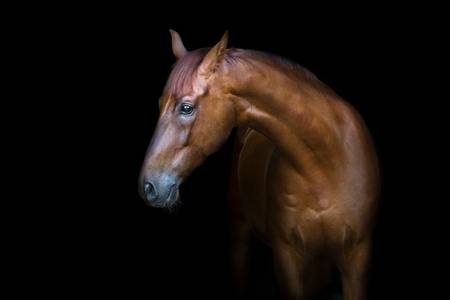
#> input picture OpenCV using Python/Images/horse.jpeg, 450 x 300 px
$ jupyter execute --allow-errors Histograms.ipynb   (shell and % lines are left out)
#> lines starting #> are read from the running program, lines starting #| are printed output that depends on the picture
[cell 1]
import cv2
import numpy as np
import matplotlib.pyplot as plt

[cell 2]
img = cv2.imread('Images/horse.jpeg')
#> img is the input picture: shape (300, 450, 3); mean B, G, R 12.5, 17, 24.5
img_cvt = cv2.cvtColor(img,cv2.COLOR_BGR2RGB)
plt.imshow(img_cvt)

[cell 3]
result = cv2.calcHist([img],channels=[0],mask=None,histSize=[256],ranges=[0,256])
#> result = 256 values, max 88917 at index 1, min 0 at index 199, mean 527.3

[cell 4]
result
#> Out has the same summary as result

[cell 5]
plt.plot(result)
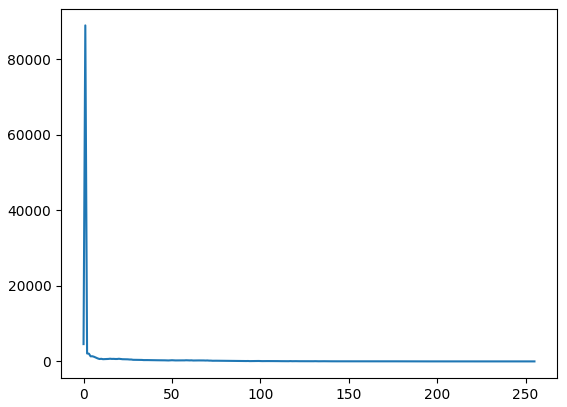
#> figure drawn by matplotlib, 1 panel; curve peaks at x = 1, y = 88917

[cell 6]
result = cv2.calcHist([img_cvt],channels=[0],mask=None,histSize=[256],ranges=[0,256])
#> result = 256 values, max 88056 at index 1, min 0 at index 237, mean 527.3

[cell 7]
plt.plot(result)
#> figure, not shown here; curve peaks at x = 1, y = 88056

[cell 8]
col = ('b','g','r')

for i,color in enumerate(col):
    res = cv2.calcHist([img_cvt],channels=[i],mask=None,histSize=[256],ranges=[0,256])
    plt.plot(res)
    plt.xlim(0,50)
    plt.ylim(0,2500)

plt.title("Histogram of Horse")
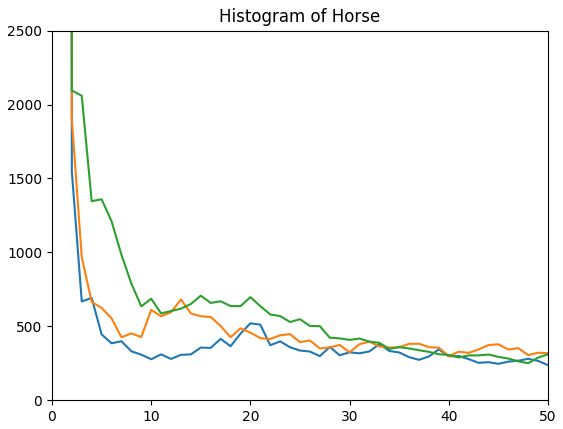
#> figure drawn by matplotlib, 1 panel; curve peaks at x = 1, y = 88056; curve peaks at x = 1, y = 89199; curve peaks at x = 1, y = 88917

[cell 9]
plt.imshow(img[:,:,2])
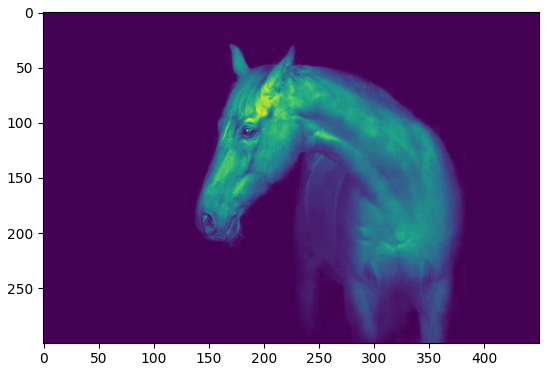
#> figure drawn by matplotlib, 1 panel

[cell 10]
dark_red = cv2.imread('Images/dark_red.jpg')
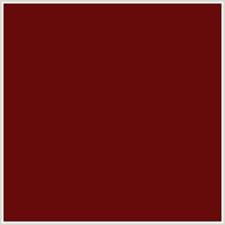
#> input picture OpenCV using Python/Images/dark_red.jpg, 225 x 225 px
#> dark_red is the input picture: shape (225, 225, 3); mean B, G, R 23.4, 24.5, 109.8
dark_red_cvt = cv2.cvtColor(dark_red,cv2.COLOR_BGR2RGB)
plt.imshow(dark_red_cvt)

[cell 11]
dark_red_hist = cv2.calcHist([dark_red],channels=[2],mask=None,histSize=[256],ranges=[0,256])
#> dark_red_hist = 256 values, max 37411 at index 102, min 0 at index 0, mean 197.8
plt.plot(dark_red_hist)
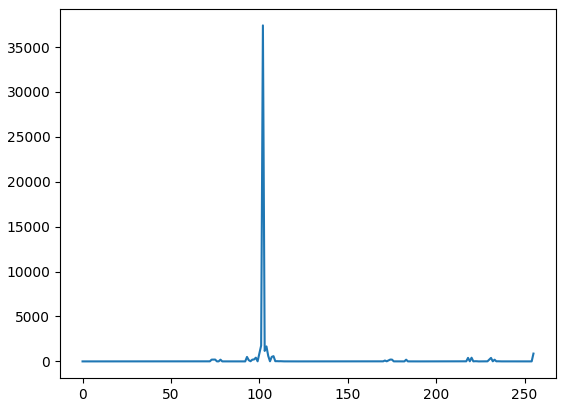
#> figure drawn by matplotlib, 1 panel; curve peaks at x = 102, y = 37411

[cell 12]
light_red = cv2.imread('Images/light_red.jpeg')
#> (the rest of this cell did not finish here and is left out)

#> (a cell that did not finish here is left out)

[cell 14]
# Masking images and calculating Histogram for the given ROI

img = cv2.imread('Images/rainbow.jpg')
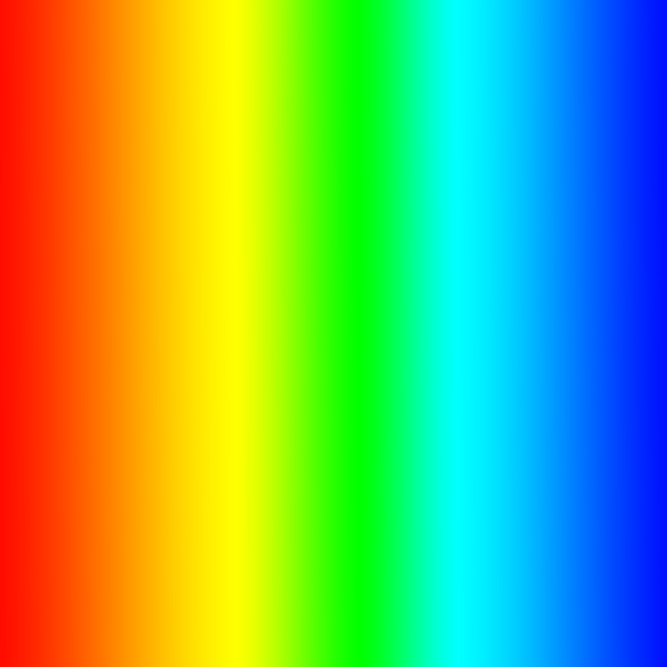
#> input picture OpenCV using Python/Images/rainbow.jpg, 1333 x 1333 px (shown at 1/2 size)
#> img is the input picture: shape (1333, 1333, 3); mean B, G, R 98.9, 177.2, 113.6
img_cvt = cv2.cvtColor(img,cv2.COLOR_BGR2RGB)
#> img_cvt: shape (1333, 1333, 3)
plt.imshow(img_cvt)

[cell 15]
img.shape
#> Out = (1333, 1333, 3)

[cell 16]
mask = np.zeros(img.shape[:2],np.uint8)
mask_cvt = cv2.cvtColor(mask,cv2.COLOR_BGR2RGB)
#> mask_cvt: shape (1333, 1333, 3); every value is 0
#> mask: shape (1333, 1333); every value is 0

[cell 17]
plt.imshow(mask_cvt)

[cell 18]
mask[700:1000,600:1200] = 255

[cell 19]
plt.imshow(mask,cmap='gray')
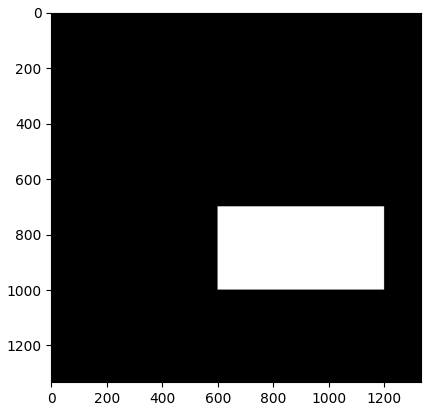
#> figure drawn by matplotlib, 1 panel

[cell 20]
mask_img = cv2.bitwise_and(img,img,mask=mask)
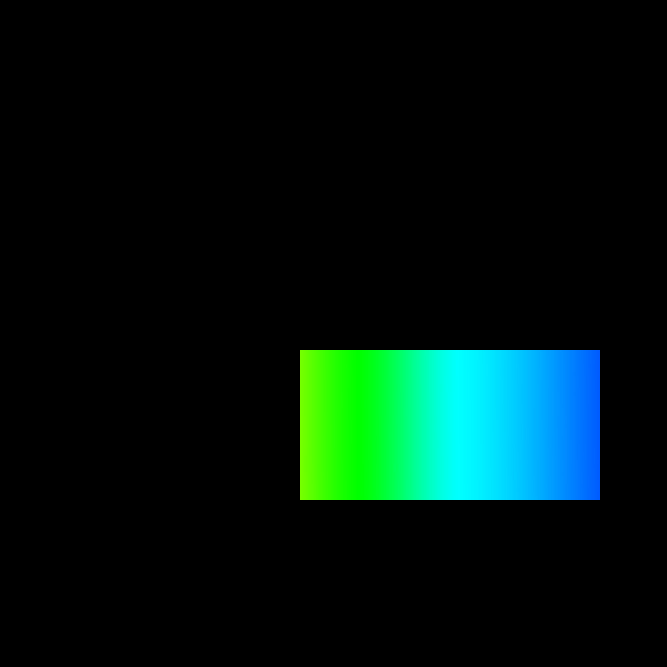
#> mask_img: shape (1333, 1333, 3) (shown at 1/2 size); mean B, G, R 16.5, 22.3, 1.1

[cell 21]
plt.imshow(mask_img)

[cell 22]
hist_rainbow_mask = cv2.calcHist([img],channels=[1],mask=mask,histSize=[256],ranges=[0,256])
#> hist_rainbow_mask = 256 values, max 83897 at index 255, min 0 at index 0, mean 703.1
hist_rainbow = cv2.calcHist([img],channels=[1],mask=None,histSize=[256],ranges=[0,256])
#> hist_rainbow = 256 values, max 530788 at index 255, min 0 at index 0, mean 6941

[cell 23]
plt.plot(hist_rainbow_mask)
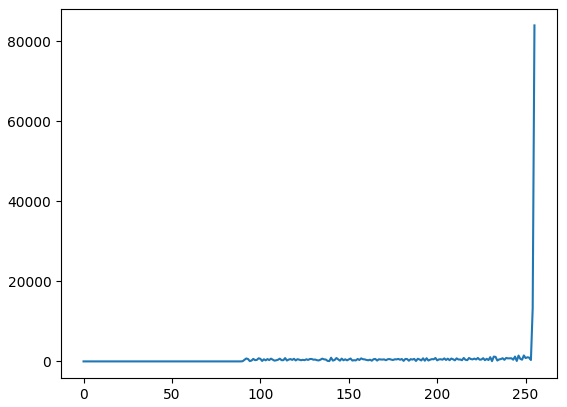
#> figure drawn by matplotlib, 1 panel; curve peaks at x = 255, y = 83897

[cell 24]
plt.plot(hist_rainbow)
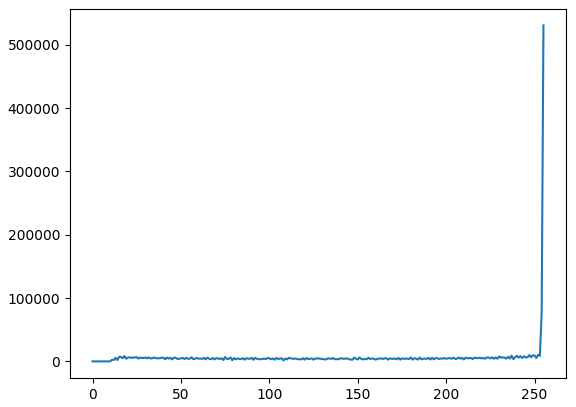
#> figure drawn by matplotlib, 1 panel; curve peaks at x = 255, y = 530788
